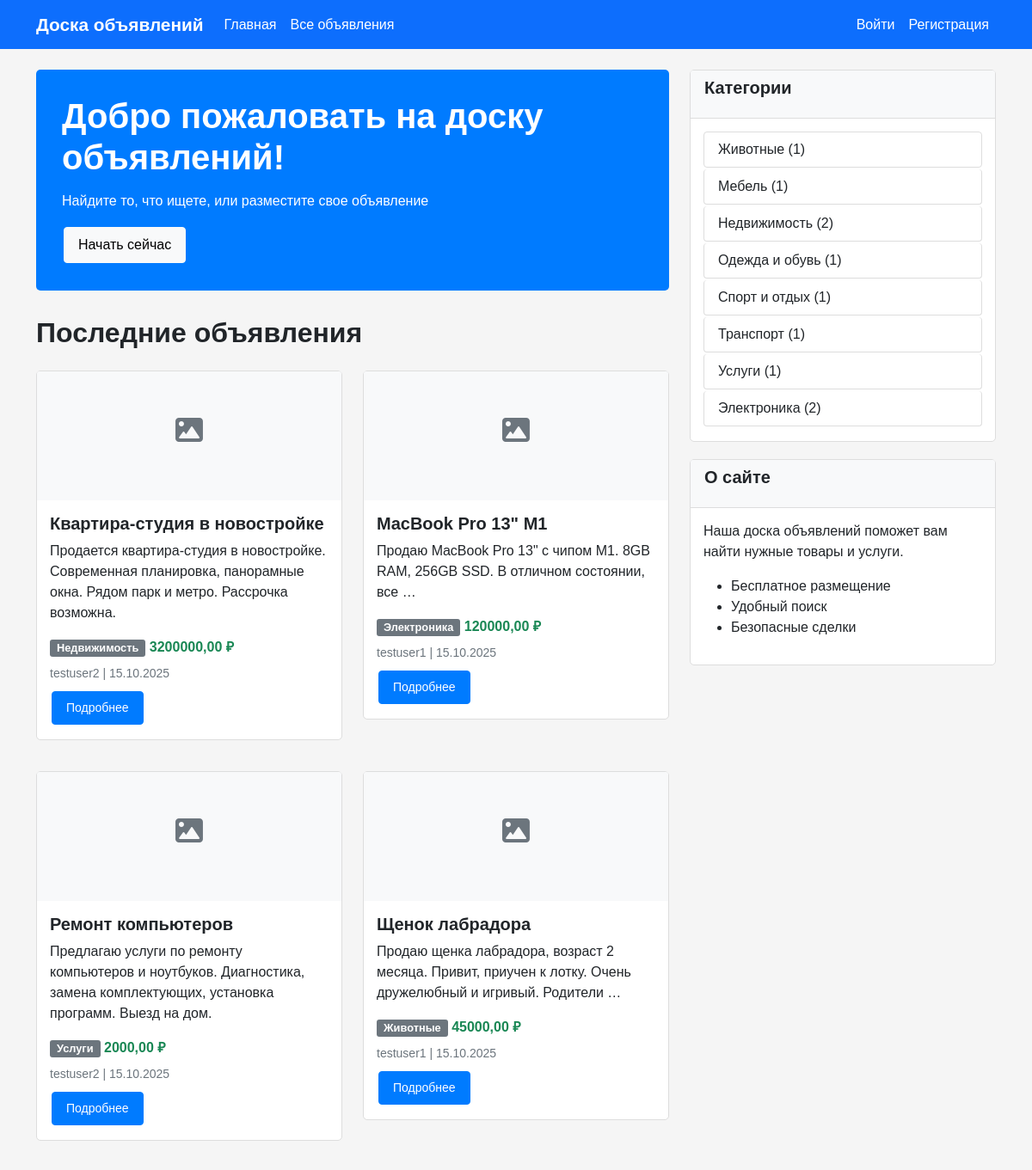
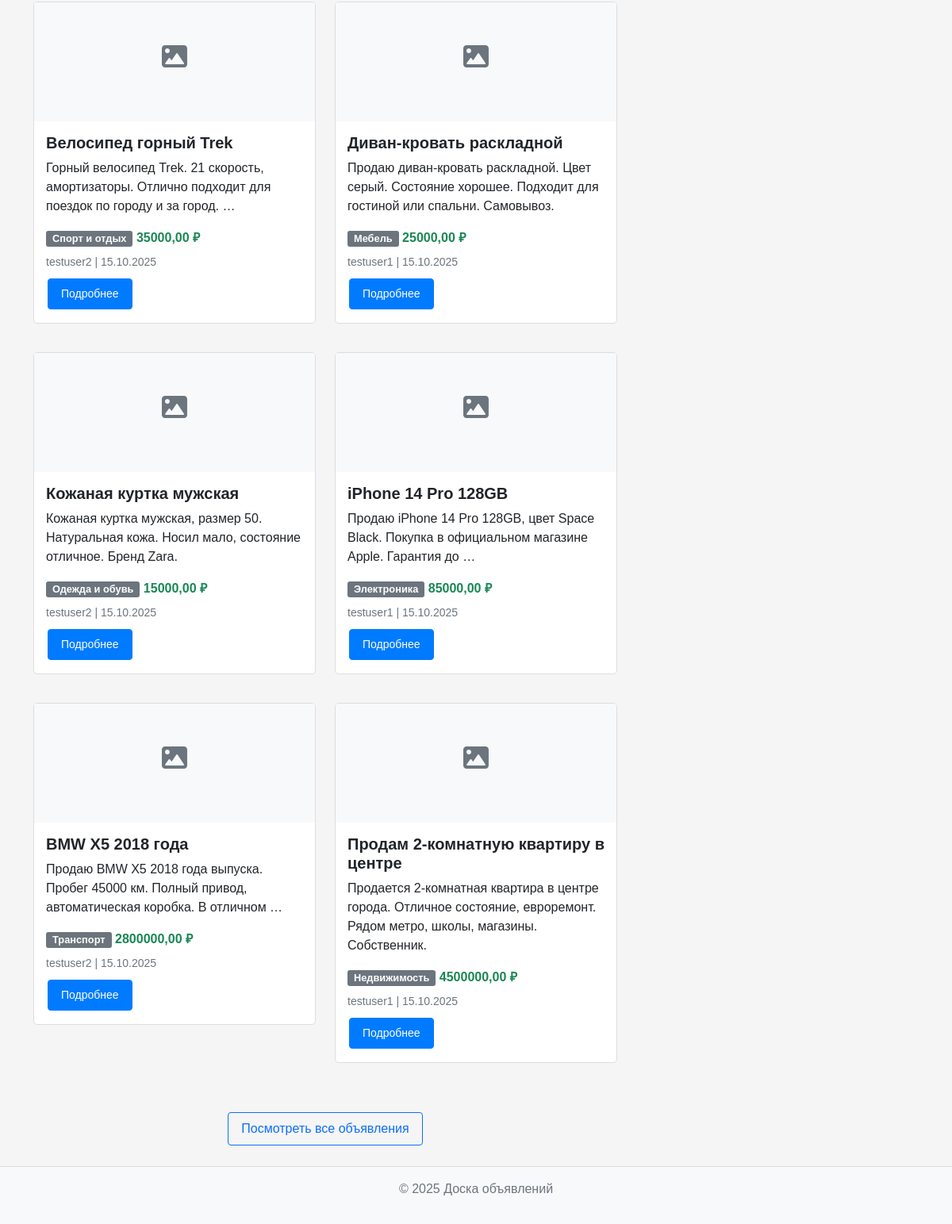
The page / on the database its author committed (2 pictures, top to bottom).
### posts/models.py (models this page shows, shortened)
class Post(models.Model):
    STATUS_CHOICES = [
        ('draft', 'Черновик'),
        ('published', 'Опубликовано'),
        ('archived', 'Архив'),
    ]
    title = models.CharField(max_length=200, verbose_name="Заголовок")
    content = models.TextField(verbose_name="Содержание")
    author = models.ForeignKey(User, on_delete=models.CASCADE, verbose_name="Автор")
    category = models.ForeignKey(Category, on_delete=models.CASCADE, verbose_name="Категория")
    status = models.CharField(max_length=10, choices=STATUS_CHOICES, default='draft', verbose_name="Статус")
    price = models.DecimalField(max_digits=10, decimal_places=2, null=True, blank=True, verbose_name="Цена")
    contact_phone = models.CharField(max_length=20, blank=True, verbose_name="Контактный телефон")
    contact_email = models.EmailField(blank=True, verbose_name="Контактный email")
    image = models.ImageField(upload_to='posts/', blank=True, null=True, verbose_name="Изображение")
    created_at = models.DateTimeField(auto_now_add=True, verbose_name="Дата создания")
    updated_at = models.DateTimeField(auto_now=True, verbose_name="Дата обновления")
    views_count = models.PositiveIntegerField(default=0, verbose_name="Количество просмотров")
    class Meta:
        verbose_name = "Объявление"
        verbose_name_plural = "Объявления"
        ordering = ['-created_at']

class Category(models.Model):
    name = models.CharField(max_length=100, verbose_name="Название категории")
    description = models.TextField(blank=True, verbose_name="Описание")
    created_at = models.DateTimeField(auto_now_add=True, verbose_name="Дата создания")
    class Meta:
        verbose_name = "Категория"
        verbose_name_plural = "Категории"
        ordering = ['name']

### posts/views.py (the view)
# urls.py: 2. Add a URL to urlpatterns:  path('', views.home, name='home')
def home(request):
    posts = Post.objects.filter(status='published').order_by('-created_at')[:10]
    categories = Category.objects.all()
    return render(request, 'posts/home.html', {
        'posts': posts,
        'categories': categories
    })

### posts/templates/posts/home.html (shortened to what this page needs)
{% extends 'posts/base.html' %}
{% load static %}
{% block content %}
<div class="row">
    <div class="col-lg-8">
        <div class="jumbotron">
            <h1>Добро пожаловать на доску объявлений!</h1>
            <p>Найдите то, что ищете, или разместите свое объявление</p>
            {% if not user.is_authenticated %}
                <a class="btn btn-light" href="{% url 'register' %}">Начать сейчас</a>
            {% else %}
                <a class="btn btn-light" href="{% url 'post_create' %}">Добавить объявление</a>
            {% endif %}
        </div>
        <h2 class="mb-4">Последние объявления</h2>
        {% if posts %}
            <div class="row">
                {% for post in posts %}
                    <div class="col-md-6 mb-3">
                        <div class="card">
                            {% if post.image %}
                                <img src="{{ post.image.url }}" class="card-img-top" alt="{{ post.title }}" style="height: 150px; object-fit: cover;">
                            {% else %}
                                <div class="card-img-top bg-light text-center" style="height: 150px; line-height: 150px;">
                                    <i class="fas fa-image fa-2x text-muted"></i>
                                </div>
                            {% endif %}
                            <div class="card-body">
                                <h5 class="card-title">{{ post.title }}</h5>
                                <p class="card-text">{{ post.content|truncatewords:15 }}</p>
                                <div class="mb-2">
                                    <span class="badge bg-secondary">{{ post.category.name }}</span>
                                    {% if post.price %}
                                        <span class="text-success fw-bold">{{ post.price }} ₽</span>
                                    {% endif %}
                                </div>
                                <div class="text-muted small mb-2">
                                    <span>{{ post.author.username }}</span> |
                                    <span>{{ post.created_at|date:"d.m.Y" }}</span>
                                </div>
                                <a href="{% url 'post_detail' post.pk %}" class="btn btn-primary btn-sm">
                                    Подробнее
                                </a>
                            </div>
                        </div>
                    </div>
                {% endfor %}
            </div>
            <div class="text-center mt-4">
                <a href="{% url 'post_list' %}" class="btn btn-outline-primary">Посмотреть все объявления</a>
            </div>
        {% endif %}
    </div>
    <div class="col-lg-4">
        <div class="card">
            <div class="card-header">
                <h5>Категории</h5>
            </div>
            <div class="card-body">
                {% if categories %}
                    <div class="list-group">
                        {% for category in categories %}
                            <a href="{% url 'post_list' %}?category={{ category.id }}" class="list-group-item">
                                {{ category.name }} ({{ category.post_set.count }})
                            </a>
                        {% endfor %}
                    </div>
                {% else %}
                    <p class="text-muted">Категории не найдены</p>
                {% endif %}
            </div>
        </div>
        <div class="card mt-3">
            <div class="card-header">
                <h5>О сайте</h5>
            </div>
            <div class="card-body">
                <p>Наша доска объявлений поможет вам найти нужные товары и услуги.</p>
                <ul>
                    <li>Бесплатное размещение</li>
                    <li>Удобный поиск</li>
                    <li>Безопасные сделки</li>
                </ul>
            </div>
        </div>
    </div>
</div>
{% endblock %}

### posts/templates/posts/base.html (shortened to what this page needs)
<!DOCTYPE html>
<html lang="ru">
<head>
    <link href="https://cdn.jsdelivr.net/npm/bootstrap@5.1.3/dist/css/bootstrap.min.css" rel="stylesheet">
    <link href="https://cdnjs.cloudflare.com/ajax/libs/font-awesome/6.0.0/css/all.min.css" rel="stylesheet">
    <link href="{% load static %}{% static 'css/style.css' %}" rel="stylesheet">
</head>
<body>
    <nav class="navbar navbar-expand-lg navbar-dark bg-primary">
        <div class="container">
            <a class="navbar-brand" href="{% url 'home' %}">
                Доска объявлений
            </a>
            <div class="collapse navbar-collapse" id="navbarNav">
                <ul class="navbar-nav me-auto">
                    <li class="nav-item">
                        <a class="nav-link" href="{% url 'home' %}">Главная</a>
                    </li>
                    <li class="nav-item">
                        <a class="nav-link" href="{% url 'post_list' %}">Все объявления</a>
                    </li>
                </ul>
                <ul class="navbar-nav">
                    {% if user.is_authenticated %}
                        <li class="nav-item dropdown">
                            <a class="nav-link dropdown-toggle" href="#" id="navbarDropdown" role="button" data-bs-toggle="dropdown">
                                {{ user.username }}
                            </a>
                            <ul class="dropdown-menu">
                                <li><a class="dropdown-item" href="{% url 'my_posts' %}">Мои объявления</a></li>
                                <li><hr class="dropdown-divider"></li>
                                <li><a class="dropdown-item" href="{% url 'logout' %}">Выйти</a></li>
                            </ul>
                        </li>
                    {% else %}
                        <li class="nav-item">
                            <a class="nav-link" href="{% url 'login' %}">Войти</a>
                        </li>
                        <li class="nav-item">
                            <a class="nav-link" href="{% url 'register' %}">Регистрация</a>
                        </li>
                    {% endif %}
                </ul>
            </div>
        </div>
    </nav>
    <main class="container my-4">
        {% block content %}
        {% endblock %}
    </main>
    <footer class="text-center text-muted py-3 mt-4">
        <div class="container">
            <p>&copy; 2025 Доска объявлений</p>
        </div>
    </footer>
</body>
</html>

### static/css/style.css (style rules this page uses)
body { font-family: Arial, sans-serif; background-color: #f5f5f5; margin: 0; padding: 0; }
.navbar-brand { font-weight: bold; font-size: 1.3rem; color: #fff !important; }
.navbar-nav .nav-link { color: #fff !important; padding: 8px 15px; }
.card { border: 1px solid #ddd; border-radius: 5px; margin-bottom: 20px; background-color: #fff; }
.card-header { background-color: #f8f9fa; border-bottom: 1px solid #ddd; font-weight: bold; }
.card-body { padding: 15px; }
.btn { border-radius: 4px; padding: 8px 16px; margin: 2px; }
.btn-primary { background-color: #007bff; border-color: #007bff; }
.jumbotron { background-color: #007bff; color: white; padding: 30px; border-radius: 5px; margin-bottom: 30px; }
footer { background-color: #f8f9fa; padding: 20px 0; margin-top: 40px; border-top: 1px solid #ddd; }
.badge { font-size: 0.8em; padding: 4px 8px; border-radius: 3px; }
.list-group-item { border-radius: 4px; margin-bottom: 2px; border: 1px solid #ddd; }
h1, h2, h3, h4, h5, h6 { font-weight: bold; margin-bottom: 15px; }
a { color: #007bff; text-decoration: none; }

### rows shown on the page
Post: title "Квартира-студия в новостройке", content "Продается квартира-студия в новостройке. Современная планировка, панорамные окна. Рядом парк и метро. Рассрочка возможна.", category.name "Недвижимость", price "3200000,00", author.username "testuser2", created_at "15.10.2025"
Post: title "MacBook Pro 13\" M1", content "Продаю MacBook Pro 13\" с чипом M1. 8GB RAM, 256GB SSD. В отличном состоянии, все …", category.name "Электроника", price "120000,00", author.username "testuser1", created_at "15.10.2025"
Post: title "Ремонт компьютеров", content "Предлагаю услуги по ремонту компьютеров и ноутбуков. Диагностика, замена комплектующих, установка программ. Выезд на дом.", category.name "Услуги", price "2000,00", author.username "testuser2", created_at "15.10.2025"
Post: title "Щенок лабрадора", content "Продаю щенка лабрадора, возраст 2 месяца. Привит, приучен к лотку. Очень дружелюбный и игривый. Родители …", category.name "Животные", price "45000,00", author.username "testuser1", created_at "15.10.2025"
Post: title "Велосипед горный Trek", content "Горный велосипед Trek. 21 скорость, амортизаторы. Отлично подходит для поездок по городу и за город. …", category.name "Спорт и отдых", price "35000,00", author.username "testuser2", created_at "15.10.2025"
Post: title "Диван-кровать раскладной", content "Продаю диван-кровать раскладной. Цвет серый. Состояние хорошее. Подходит для гостиной или спальни. Самовывоз.", category.name "Мебель", price "25000,00", author.username "testuser1", created_at "15.10.2025"
Post: title "Кожаная куртка мужская", content "Кожаная куртка мужская, размер 50. Натуральная кожа. Носил мало, состояние отличное. Бренд Zara.", category.name "Одежда и обувь", price "15000,00", author.username "testuser2", created_at "15.10.2025"
Post: title "iPhone 14 Pro 128GB", content "Продаю iPhone 14 Pro 128GB, цвет Space Black. Покупка в официальном магазине Apple. Гарантия до …", category.name "Электроника", price "85000,00", author.username "testuser1", created_at "15.10.2025"
Post: title "BMW X5 2018 года", content "Продаю BMW X5 2018 года выпуска. Пробег 45000 км. Полный привод, автоматическая коробка. В отличном …", category.name "Транспорт", price "2800000,00", author.username "testuser2", created_at "15.10.2025"
Post: title "Продам 2-комнатную квартиру в центре", content "Продается 2-комнатная квартира в центре города. Отличное состояние, евроремонт. Рядом метро, школы, магазины. Собственник.", category.name "Недвижимость", price "4500000,00", author.username "testuser1", created_at "15.10.2025"
Category: name "Животные", post_set.count "1"
Category: name "Мебель", post_set.count "1"
Category: name "Недвижимость", post_set.count "2"
Category: name "Одежда и обувь", post_set.count "1"
Category: name "Спорт и отдых", post_set.count "1"
Category: name "Транспорт", post_set.count "1"
Category: name "Услуги", post_set.count "1"
Category: name "Электроника", post_set.count "2"
